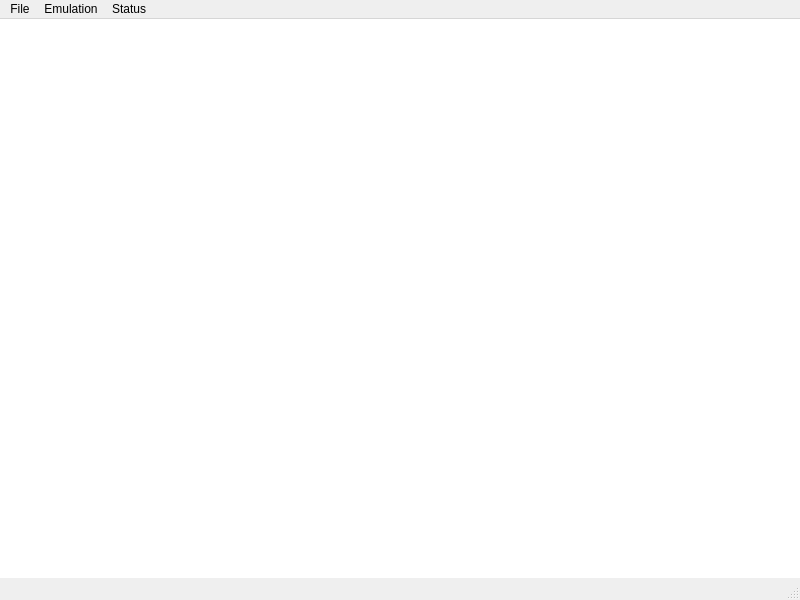
<?xml version="1.0" encoding="UTF-8"?>
<ui version="4.0">
 <class>MainWindow</class>
 <widget class="QMainWindow" name="MainWindow">
  <property name="geometry">
   <rect>
    <x>0</x>
    <y>0</y>
    <width>800</width>
    <height>600</height>
   </rect>
  </property>
  <property name="windowTitle">
   <string>GBAFlare</string>
  </property>
  <widget class="QWidget" name="centralwidget">
   <layout class="QHBoxLayout" name="horizontalLayout">
    <property name="leftMargin">
     <number>0</number>
    </property>
    <property name="topMargin">
     <number>0</number>
    </property>
    <property name="rightMargin">
     <number>0</number>
    </property>
    <property name="bottomMargin">
     <number>0</number>
    </property>
    <item>
     <layout class="QHBoxLayout" name="horizontalLayout_2">
      <item>
       <widget class="QGraphicsView" name="graphicsView">
        <property name="styleSheet">
         <string notr="true">border: none;</string>
        </property>
       </widget>
      </item>
     </layout>
    </item>
   </layout>
  </widget>
  <widget class="QMenuBar" name="menubar">
   <property name="geometry">
    <rect>
     <x>0</x>
     <y>0</y>
     <width>800</width>
     <height>28</height>
    </rect>
   </property>
   <widget class="QMenu" name="menuFile">
    <property name="title">
     <string>File</string>
    </property>
    <addaction name="actionOpen_ROM"/>
    <addaction name="separator"/>
    <addaction name="actionLoad_BIOS"/>
    <addaction name="actionSave_BIOS"/>
    <addaction name="separator"/>
    <addaction name="actionQuit_Application"/>
   </widget>
   <widget class="QMenu" name="menuEmulation">
    <property name="title">
     <string>Emulation</string>
    </property>
    <addaction name="actionReset"/>
    <addaction name="actionStop"/>
    <addaction name="separator"/>
    <addaction name="actionPause"/>
    <addaction name="separator"/>
    <addaction name="actionFast_Forward"/>
   </widget>
   <widget class="QMenu" name="menuStatus">
    <property name="title">
     <string>Status</string>
    </property>
    <addaction name="actionPrint_FPS"/>
   </widget>
   <addaction name="menuFile"/>
   <addaction name="menuEmulation"/>
   <addaction name="menuStatus"/>
  </widget>
  <widget class="QStatusBar" name="statusbar"/>
  <action name="actionReset">
   <property name="text">
    <string>Reset</string>
   </property>
  </action>
  <action name="actionOpen_ROM">
   <property name="text">
    <string>Open ROM</string>
   </property>
  </action>
  <action name="actionPause">
   <property name="checkable">
    <bool>true</bool>
   </property>
   <property name="text">
    <string>Pause</string>
   </property>
  </action>
  <action name="actionStop">
   <property name="text">
    <string>Stop</string>
   </property>
  </action>
  <action name="actionPrint_FPS">
   <property name="checkable">
    <bool>true</bool>
   </property>
   <property name="text">
    <string>Print FPS</string>
   </property>
  </action>
  <action name="actionFast_Forward">
   <property name="checkable">
    <bool>true</bool>
   </property>
   <property name="text">
    <string>Fast Forward</string>
   </property>
  </action>
  <action name="actionQuit_Application">
   <property name="text">
    <string>Quit Application</string>
   </property>
  </action>
  <action name="actionLoad_BIOS">
   <property name="text">
    <string>Load BIOS</string>
   </property>
  </action>
  <action name="actionSave_BIOS">
   <property name="text">
    <string>Save BIOS</string>
   </property>
  </action>
 </widget>
 <resources/>
 <connections>
  <connection>
   <sender>actionOpen_ROM</sender>
   <signal>triggered()</signal>
   <receiver>MainWindow</receiver>
   <slot>onToolbarOpenROM()</slot>
   <hints>
    <hint type="sourcelabel">
     <x>-1</x>
     <y>-1</y>
    </hint>
    <hint type="destinationlabel">
     <x>399</x>
     <y>299</y>
    </hint>
   </hints>
  </connection>
  <connection>
   <sender>actionPrint_FPS</sender>
   <signal>triggered(bool)</signal>
   <receiver>MainWindow</receiver>
   <slot>onToolbarPrintFPS(bool)</slot>
   <hints>
    <hint type="sourcelabel">
     <x>-1</x>
     <y>-1</y>
    </hint>
    <hint type="destinationlabel">
     <x>399</x>
     <y>299</y>
    </hint>
   </hints>
  </connection>
  <connection>
   <sender>actionPause</sender>
   <signal>triggered()</signal>
   <receiver>MainWindow</receiver>
   <slot>onToolbarPause()</slot>
   <hints>
    <hint type="sourcelabel">
     <x>-1</x>
     <y>-1</y>
    </hint>
    <hint type="destinationlabel">
     <x>399</x>
     <y>299</y>
    </hint>
   </hints>
  </connection>
  <connection>
   <sender>actionStop</sender>
   <signal>triggered()</signal>
   <receiver>MainWindow</receiver>
   <slot>onToolbarStop()</slot>
   <hints>
    <hint type="sourcelabel">
     <x>-1</x>
     <y>-1</y>
    </hint>
    <hint type="destinationlabel">
     <x>399</x>
     <y>299</y>
    </hint>
   </hints>
  </connection>
  <connection>
   <sender>actionReset</sender>
   <signal>triggered()</signal>
   <receiver>MainWindow</receiver>
   <slot>onToolbarReset()</slot>
   <hints>
    <hint type="sourcelabel">
     <x>-1</x>
     <y>-1</y>
    </hint>
    <hint type="destinationlabel">
     <x>399</x>
     <y>299</y>
    </hint>
   </hints>
  </connection>
  <connection>
   <sender>actionFast_Forward</sender>
   <signal>triggered(bool)</signal>
   <receiver>MainWindow</receiver>
   <slot>onToolbarFastForward(bool)</slot>
   <hints>
    <hint type="sourcelabel">
     <x>-1</x>
     <y>-1</y>
    </hint>
    <hint type="destinationlabel">
     <x>399</x>
     <y>299</y>
    </hint>
   </hints>
  </connection>
  <connection>
   <sender>actionQuit_Application</sender>
   <signal>triggered()</signal>
   <receiver>MainWindow</receiver>
   <slot>onToolbarQuitApplication()</slot>
   <hints>
    <hint type="sourcelabel">
     <x>-1</x>
     <y>-1</y>
    </hint>
    <hint type="destinationlabel">
     <x>399</x>
     <y>299</y>
    </hint>
   </hints>
  </connection>
  <connection>
   <sender>actionLoad_BIOS</sender>
   <signal>triggered()</signal>
   <receiver>MainWindow</receiver>
   <slot>onToolbarLoadBIOS()</slot>
   <hints>
    <hint type="sourcelabel">
     <x>-1</x>
     <y>-1</y>
    </hint>
    <hint type="destinationlabel">
     <x>399</x>
     <y>299</y>
    </hint>
   </hints>
  </connection>
  <connection>
   <sender>actionSave_BIOS</sender>
   <signal>triggered()</signal>
   <receiver>MainWindow</receiver>
   <slot>onToolbarSaveBIOS()</slot>
   <hints>
    <hint type="sourcelabel">
     <x>-1</x>
     <y>-1</y>
    </hint>
    <hint type="destinationlabel">
     <x>399</x>
     <y>299</y>
    </hint>
   </hints>
  </connection>
 </connections>
 <slots>
  <slot>onToolbarOpenROM()</slot>
  <slot>onToolbarPrintFPS(bool)</slot>
  <slot>onToolbarStop()</slot>
  <slot>onToolbarPause()</slot>
  <slot>onToolbarReset()</slot>
  <slot>onToolbarFastForward(bool)</slot>
  <slot>onToolbarQuitApplication()</slot>
  <slot>onToolbarLoadBIOS()</slot>
  <slot>onToolbarSaveBIOS()</slot>
 </slots>
</ui>
